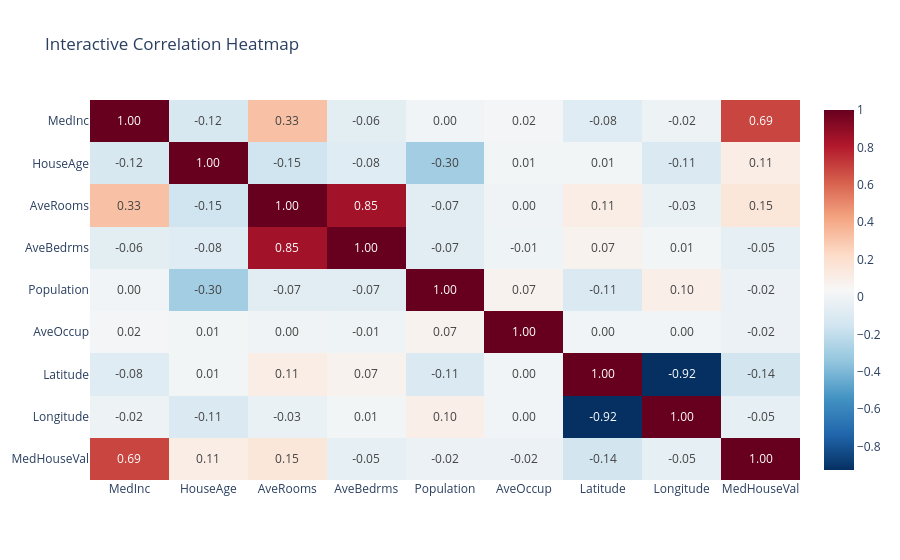

The cell this chart's notebook holds for it:
### Code cell
corr_matrix = df.corr(numeric_only=True)

fig = px.imshow(
    corr_matrix,
    text_auto=".2f",
    color_continuous_scale="RdBu_r",
    aspect="auto",
    title="Interactive Correlation Heatmap"
)

fig.show()

### Figure 1 — Plotly figure (JSON) as saved in the notebook; plotly's stock layout.template omitted (floating-point values rounded to 4 significant figures)
{"data": [{"coloraxis": "coloraxis", "hovertemplate": "x: %{x}<br>y: %{y}<br>color: %{z}<extra></extra>", "name": "0", "texttemplate": "%{z:.2f}", "type": "heatmap", "x": ["MedInc", "HouseAge", "AveRooms", "AveBedrms", "Population", "AveOccup", "Latitude", "Longitude", "MedHouseVal"], "xaxis": "x", "y": ["MedInc", "HouseAge", "AveRooms", "AveBedrms", "Population", "AveOccup", "Latitude", "Longitude", "MedHouseVal"], "yaxis": "y", "z": [[1.0, -0.119, 0.3269, -0.06204, 0.004834, 0.01877, -0.07981, -0.01518, 0.6881], [-0.119, 1.0, -0.1533, -0.07775, -0.2962, 0.01319, 0.01117, -0.1082, 0.1056], [0.3269, -0.1533, 1.0, 0.8476, -0.07221, -0.004852, 0.1064, -0.02754, 0.1519], [-0.06204, -0.07775, 0.8476, 1.0, -0.0662, -0.006181, 0.06972, 0.01334, -0.0467], [0.004834, -0.2962, -0.07221, -0.0662, 1.0, 0.06986, -0.1088, 0.09977, -0.02465], [0.01877, 0.01319, -0.004852, -0.006181, 0.06986, 1.0, 0.002366, 0.002476, -0.02374], [-0.07981, 0.01117, 0.1064, 0.06972, -0.1088, 0.002366, 1.0, -0.9247, -0.1442], [-0.01518, -0.1082, -0.02754, 0.01334, 0.09977, 0.002476, -0.9247, 1.0, -0.04597], [0.6881, 0.1056, 0.1519, -0.0467, -0.02465, -0.02374, -0.1442, -0.04597, 1.0]]}], "layout": {"coloraxis": {"autocolorscale": false, "colorscale": [[0, "rgb(5,48,97)"], [0.1, "rgb(33,102,172)"], [0.2, "rgb(67,147,195)"], [0.3, "rgb(146,197,222)"], [0.4, "rgb(209,229,240)"], [0.5, "rgb(247,247,247)"], [0.6, "rgb(253,219,199)"], [0.7, "rgb(244,165,130)"], [0.8, "rgb(214,96,77)"], [0.9, "rgb(178,24,43)"], [1, "rgb(103,0,31)"]]}, "title": {"text": "Interactive Correlation Heatmap"}, "xaxis": {"anchor": "y", "domain": [0, 1]}, "yaxis": {"anchor": "x", "autorange": "reversed", "domain": [0, 1]}}}
